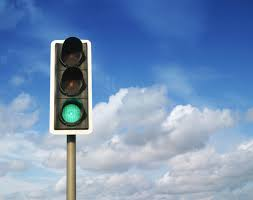
#> input picture images/Semaforo_verd_1.jpg, 253 x 200 px, found by its file name
$ python main2.py
#> lines starting #> are read from the running program, lines starting #| are printed output that depends on the picture
import cv2
import numpy as np
from matplotlib import pyplot as plt

img = cv2.imread('Semaforo_verd_1.jpg', 0)
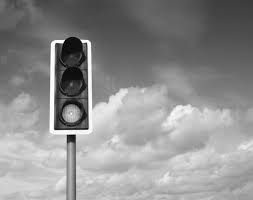
#> img: shape (200, 253); min 0, max 255, mean 142.6

mask_verde = img[100:125, 57:85]
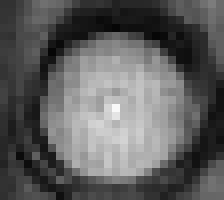
#> mask_verde: shape (25, 28) (shown 8 times larger); min 5, max 249, mean 94
mask_amarelo = img[70:95, 57:85]
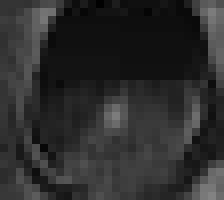
#> mask_amarelo: shape (25, 28) (shown 8 times larger); min 1, max 130, mean 44.3
mask_vermelho = img[40:65, 57:85]
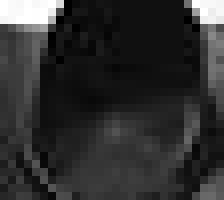
#> mask_vermelho: shape (25, 28) (shown 8 times larger); min 0, max 255, mean 47.6

cv2.imshow('ola', mask_vermelho)

plt.title('Vermelho')
hst_red = plt.hist(mask_vermelho.ravel(), 16, [0, 256])
plt.show()
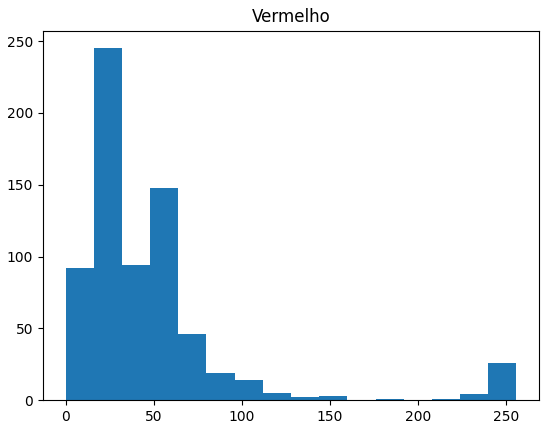
#> figure drawn by matplotlib, 1 panel; tallest bar 245 high, from x = 16 to 32
plt.title('Verde')
hst_verde = plt.hist(mask_verde.ravel(), 16, [0, 256])
plt.show()
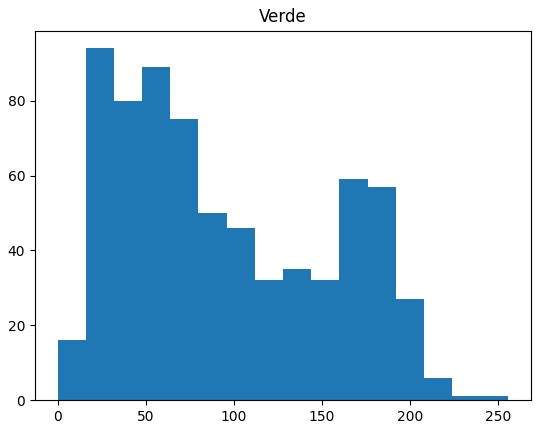
#> figure drawn by matplotlib, 1 panel; tallest bar 94 high, from x = 16 to 32
plt.title('Amarelo')
hst_amarelo = plt.hist(mask_amarelo.ravel(), 16, [0, 256])
plt.show()
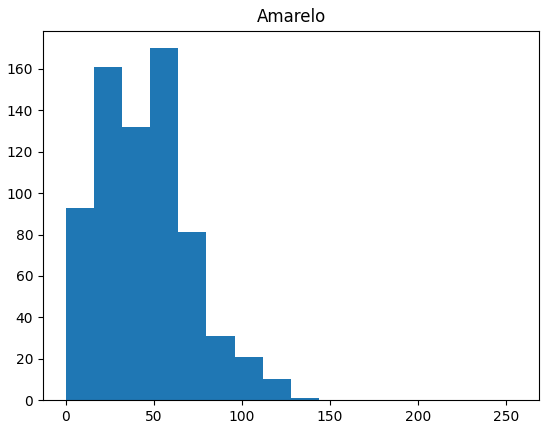
#> figure drawn by matplotlib, 1 panel; tallest bar 170 high, from x = 48 to 64

verde = np.sum(hst_verde[0][10:16])
#> verde = 151
amarelo = np.sum(hst_amarelo[0][10:16])
#> amarelo = 0
vermelho = np.sum(hst_red[0][10:16])
#> vermelho = 32


print(f'Valor vermelho: {vermelho}')
#| Valor vermelho: 32.0
print(f'Valor amarelo: {amarelo}')
#| Valor amarelo: 0.0
print(f'Valor verde: {verde}')
#| Valor verde: 151.0

if vermelho > 130:
    print("Vermelho Ligado")
if amarelo > 130:
    print("Amarelo Ligado")
if verde > 130:
    print("Verde ligado")

cv2.waitKey(0)
cv2.destroyAllWindows()

$ run again, with images/Semaforo_verd_2.jpg copied over images/Semaforo_verd_1.jpg
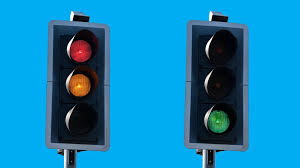
#> input picture images/Semaforo_verd_2.jpg, 300 x 168 px, found by its file name
#> `img = cv2.imread('Semaforo_verd_1.jpg', 0)`:
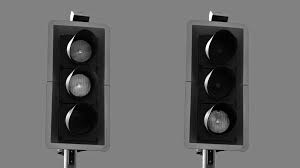
#> img: shape (168, 300); min 0, max 255, mean 104.4
#> `plt.show()`:
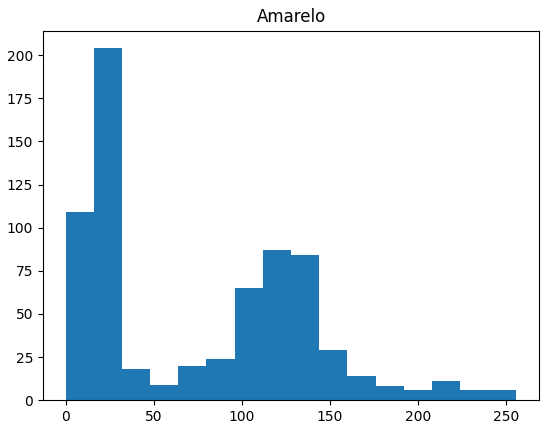
#> figure drawn by matplotlib, 1 panel; tallest bar 204 high, from x = 16 to 32
#> verde = 38
#> amarelo = 51
#> vermelho = 34
#| Valor vermelho: 34.0
#| Valor amarelo: 51.0
#| Valor verde: 38.0

$ run again, with images/Semaforo_verd_3.jpg copied over images/Semaforo_verd_1.jpg
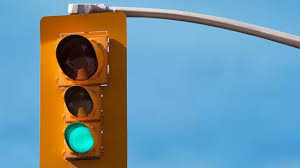
#> input picture images/Semaforo_verd_3.jpg, 300 x 168 px, found by its file name
#> `img = cv2.imread('Semaforo_verd_1.jpg', 0)`:
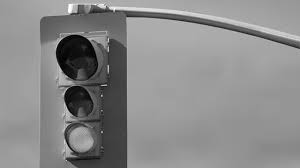
#> img: shape (168, 300); min 0, max 255, mean 138.2
#> `plt.show()`:
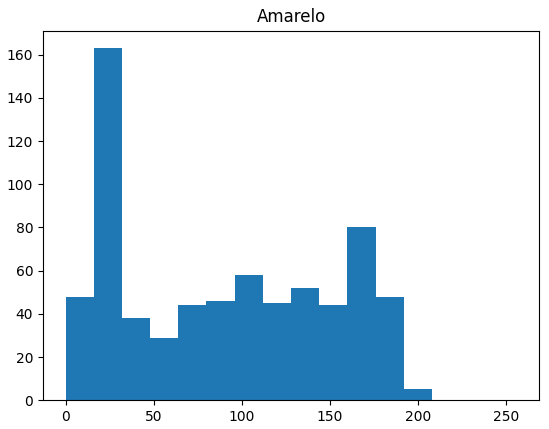
#> figure drawn by matplotlib, 1 panel; tallest bar 163 high, from x = 16 to 32
#> verde = 92
#> amarelo = 133
#> vermelho = 12
#| Valor vermelho: 12.0
#| Valor amarelo: 133.0
#| Valor verde: 92.0

$ run again, with images/Semaforo_verd_4.jpg copied over images/Semaforo_verd_1.jpg
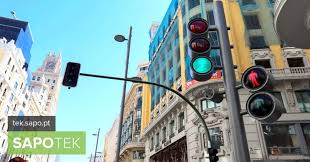
#> input picture images/Semaforo_verd_4.jpg, 310 x 162 px, found by its file name
#> `plt.show()`:
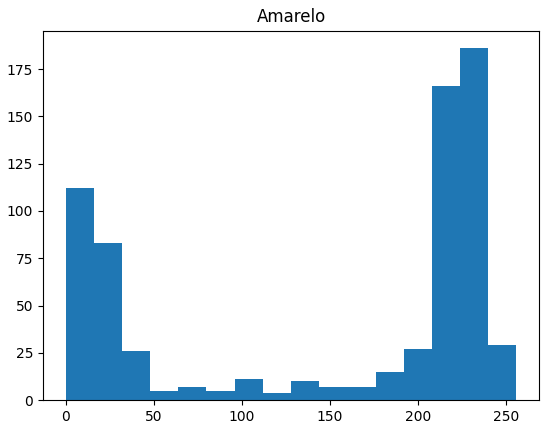
#> figure drawn by matplotlib, 1 panel; tallest bar 186 high, from x = 224 to 240
#> verde = 700
#> amarelo = 430
#> vermelho = 666
#| Valor vermelho: 666.0
#| Valor amarelo: 430.0
#| Valor verde: 700.0
